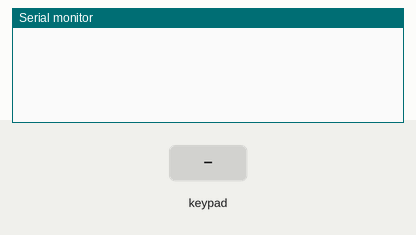
Bench run of a sketch on a simulated Arduino Uno, built with avr-gcc and run on an emulated ATmega328P. Parts: the last lines printed to the serial monitor. The inputs (shaded band) are chosen by the test bench.

Above: at 1.2 s.
1.3 s: key '1' pressed
At 2.0 s:
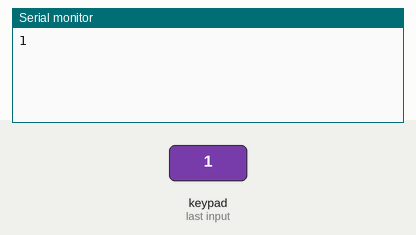
2.8 s: keypad keys 1 7 3 8 pressed 0.4 s apart
At 3.86 s:
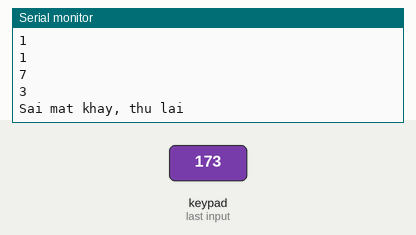
5.9 s: key 'A' pressed
At 6.6 s:
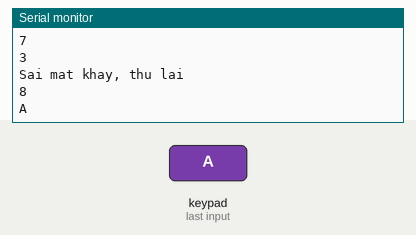
7.4 s: keypad keys 1 7 3 8 # pressed 0.4 s apart
At 10.3 s:
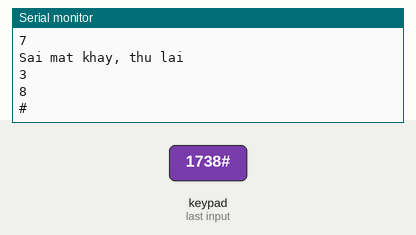
10.9 s: key 'B' pressed
At 11.8 s:
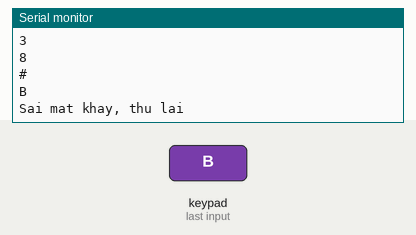
12.4 s: keypad keys 1 7 3 8 * pressed 0.4 s apart
At 15.3 s:
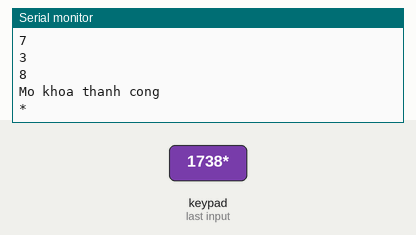
Timing chart, 0 to 16.8 s (numbered marks = the images above; inputs shaded):
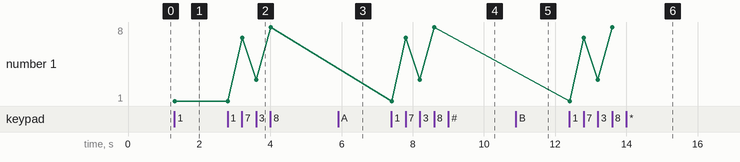

The sketch:

buoi1ma.ino
```cpp
#include <Keypad.h>
int i[5] = { 0, 1, 2, 3, 4 };
const byte soHang = 4, soCot = 4;
char cacPhim[soHang][soCot] = {
  { '1', '2', '3', 'A' }, { '4', '5', '6', 'B' }, { '7', '8', '9', 'C' }, { '*', '0', '#', 'D' }
};
byte chanHang[soHang] = { 9, 8, 7, 6 };
byte chanCot[soCot] = { 5, 4, 3, 2 };
Keypad banPhim = Keypad(makeKeymap(cacPhim), chanHang, chanCot, soHang, soCot);

String maNhap = "";
String maDung = "1738";
String maMoi = "";

void setup() {
  Serial.begin(9600);
}

void loop() {
  char phim = banPhim.getKey();
  if (phim) {
    Serial.println(phim);
    maNhap = maNhap + phim;
    if (maNhap.length() == 4) {
      if (maNhap == maDung) Serial.println("Mo khoa thanh cong");
      else Serial.println("Sai mat khay, thu lai");
      maNhap = "";
    }

    if (phim == '*') {
      while (maMoi.length() < 4) {
          char phim = banPhim.getKey();
          if (phim) {
              Serial.print(phim);
              maMoi = maMoi + phim;
          }
    }
      maDung = maMoi;
      maMoi = "";
      Serial.println(maDung);
    }
  }
}
```

Measured:
- after the input at 1.3 s, the serial monitor: prints a new line at once (image 1)
- after the input at 2.8 s, the serial monitor: prints a new line after 0.41 s (image 2)
- after the input at 5.9 s, the serial monitor: prints a new line at once (image 3)
- after the input at 7.4 s, the serial monitor: prints a new line at once (image 4)
- after the input at 10.9 s, the serial monitor: prints a new line at once (image 5)
- after the input at 12.4 s, the serial monitor: prints a new line at once (image 6)
- plotted number 1: 1 → 8 after the input at 2.8 s
